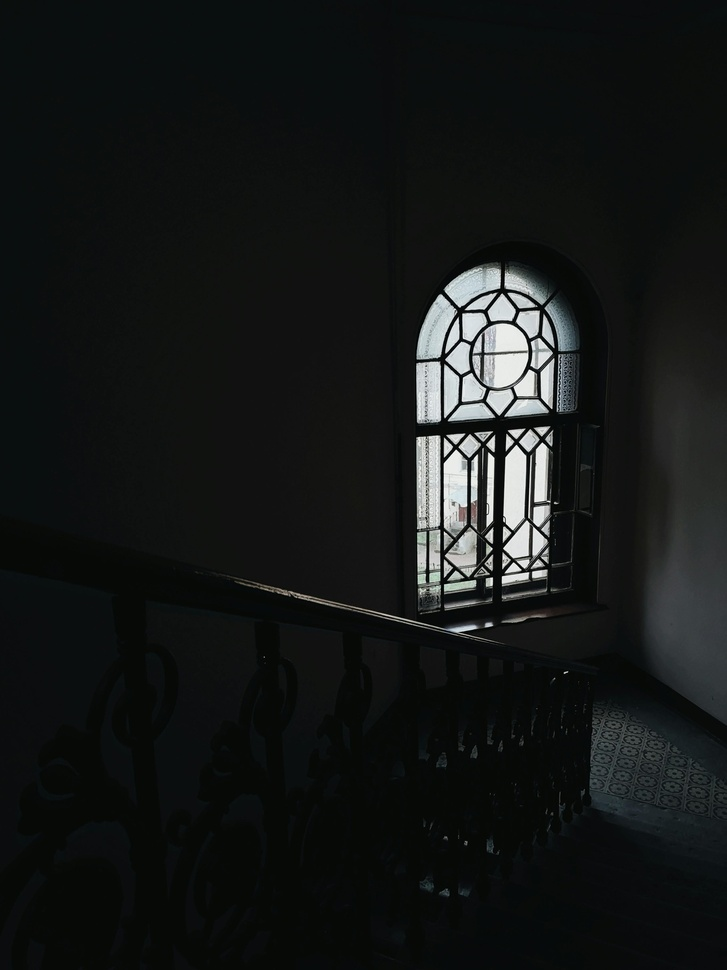
#> input picture low_light_icd_comparison_notebook/images/input/pexels-octoptimist-3185041.jpg, 727 x 970 px, shrunk from 2736 x 3648 before the run; its folder holds only this picture in this run
$ jupyter execute low_light_icd_comparison_notebook.ipynb   (shell and % lines are left out)
#> lines starting #> are read from the running program, lines starting #| are printed output that depends on the picture; after the words box and inside, x2 and y2 are one past the last pixel; in counts of white or black regions, pixels touching at a corner belong together
# 暗い画像をただ明るくしない: ICDで色とノイズの扱いはどう変わるのか試す

この notebook は、技術ブログ記事「暗い画像をただ明るくしない: ICDで色とノイズの扱いはどう変わるのか試す」の再現用コードです。

低照度画像補正を、単に暗いRGB画像を明るいRGB画像へ写す処理としてだけ見ず、**Intensity（明るさの包絡）** と **Chromaticity（RGBチャンネル間の比率）** に分けると何が見えるのかを確認します。

比較する方法は次の5つです。

| 方法 | 役割 | この notebook での位置づけ |
|---|---|---|
| `input` | 元画像 | 低照度画像の例 |
| `gamma` | ガンマ補正 + gain | 画像全体を素直に明るくするベースライン |
| `clahe` | LabのLチャンネルにCLAHE | 局所コントラストを上げる古典的手法 |
| `retinex` | 簡易Multi-Scale Retinex | 照明成分を補正する古典的発想の例 |
| `icd_inspired` | Intensity/Chromaticity分解の簡易実装 | ICD論文の考え方を可視化する説明用 |
| `official_icd` | 公式ICDNet推論 | 学習済みモデルを使った任意比較 |

> `icd_inspired` は論文モデルの再実装ではありません。
> `Intensity = max(R, G, B)` と `Chromaticity = log(RGB / Intensity)` という分解の直感を、記事中で説明しやすくするための簡易実装です。論文モデルそのものの結果は、後半の「公式 ICDNet を実行する」セルで扱います。

## 参考リンク

- 論文: [Rethinking Low-Light Image Enhancement: A Log-Domain Intensity--Chromaticity Decoupling Perspective](https://arxiv.org/abs/2605.02627)
  2026-05-04公開の arXiv:2605.02627v1 を参照しました。低照度画像補正を直接のRGB-to-RGB変換としてではなく、log-domain の intensity と chromaticity に分けて扱う論文です。
- 公式実装: [mubaisam/ICD](https://github.com/mubaisam/ICD)
  READMEでは `test.py` による直接推論、`eval.py` によるPSNR/SSIM/LPIPS評価、checkpoint指定などが説明されています。
- 使用画像: [Pexels Photo 3185041](https://www.pexels.com/photo/black-metal-window-frame-3185041/)
  暗い階段室と明るい窓が同時に写っており、暗部補正、白飛び、色の安定性を比較しやすい画像です。写真作者は Ekaterina Astakhova です。
- ライセンス: [Pexels License](https://www.pexels.com/license/)
  Pexelsの利用条件を確認し、公開時には画像の出典とライセンスURLを併記します。

## 0. 画像の準備

入力画像は `images/input/` に置きます。この notebook では、次の画像を使用しています。

- 入力画像: `images/input/pexels-octoptimist-3185041.jpg`
- 出典: [Pexels Photo 3185041](https://www.pexels.com/photo/black-metal-window-frame-3185041/)
- Photographer: Ekaterina Astakhova
- License: [Pexels License](https://www.pexels.com/license/)

この画像は、暗い階段室の中に明るい窓があるため、次の観点を見比べやすいです。

```text
暗部をどこまで持ち上げられるか
窓や明るい壁を白飛びさせないか
手すりや壁の色が不自然にならないか
暗部のノイズや色ムラが目立たないか
```

別の画像で試す場合は、同じディレクトリに `.jpg` / `.png` / `.webp` などを追加してください。

[cell 1]
# 必要ライブラリ

[cell 2]
import sys
import subprocess
from pathlib import Path

import os
import shutil
import math
import numpy as np
import cv2
from PIL import Image
import matplotlib.pyplot as plt
from tqdm.auto import tqdm

INPUT_DIR = Path("images/input")
OUT_DIR = Path("images/output")
GRID_DIR = Path("images/grids")
CROP_DIR = Path("images/crops")

for d in [INPUT_DIR, OUT_DIR, GRID_DIR, CROP_DIR]:
    d.mkdir(parents=True, exist_ok=True)

image_exts = {".jpg", ".jpeg", ".png", ".bmp", ".webp"}
image_paths = sorted([p for p in INPUT_DIR.iterdir() if p.suffix.lower() in image_exts])

print(f"Found {len(image_paths)} images in {INPUT_DIR.resolve()}")
for p in image_paths:
    print("-", p)

[cell 3]
def read_rgb(path: Path) -> np.ndarray:
    img = Image.open(path).convert("RGB")
#> img is the input picture: PIL image 727x970 RGB; mean R, G, B 21.7, 24.1, 23.4
    arr = np.asarray(img).astype(np.float32) / 255.0
    return arr

def save_rgb(path: Path, img: np.ndarray):
    path.parent.mkdir(parents=True, exist_ok=True)
    img = np.clip(img, 0, 1)
    Image.fromarray((img * 255 + 0.5).astype(np.uint8)).save(path)

# [7 lines left out: function show_img, not called in this run]

def rgb_to_uint8(img):
    return (np.clip(img, 0, 1) * 255 + 0.5).astype(np.uint8)

def luminance(img):
    # Rec.709 luma
    return 0.2126 * img[..., 0] + 0.7152 * img[..., 1] + 0.0722 * img[..., 2]

def percentile_stretch(img, low=1, high=99):
    out = np.empty_like(img)
    if img.ndim == 2:
        lo, hi = np.percentile(img, [low, high])
        out = (img - lo) / (hi - lo + 1e-8)
        return np.clip(out, 0, 1)
    for c in range(img.shape[-1]):
        lo, hi = np.percentile(img[..., c], [low, high])
        out[..., c] = (img[..., c] - lo) / (hi - lo + 1e-8)
    return np.clip(out, 0, 1)

## 1. 比較手法の実装

ここでは、記事で並べて見せるための補正処理を実装します。

古典的な補正方法は、処理内容が分かりやすい一方で、暗部を持ち上げるほどノイズ、色ズレ、白飛びも目立ちやすくなります。ICDの発想を理解するために、まずはこの「ただ明るくすることの難しさ」が見える比較対象を用意します。

### 1.1 Gamma / Exposure 補正

ガンマ補正と gain で、画像全体を素直に明るくするベースラインです。

暗部は見えやすくなりますが、明るい窓や壁も同時に持ち上がるため、白飛びや灰色っぽさが出やすくなります。低照度補正を「とりあえず明るくする」と考えた場合の代表例として使います。

[cell 4]
def gamma_exposure(img, gamma=0.55, gain=1.15):
    # gamma < 1 で暗部を持ち上げる
    out = np.power(np.clip(img, 0, 1), gamma) * gain
    return np.clip(out, 0, 1)

### 1.2 CLAHE

CLAHE（Contrast Limited Adaptive Histogram Equalization）は、局所的なヒストグラム補正でコントラストを上げる方法です。

ここではRGBを直接いじらず、Lab色空間の `L` チャンネルだけにCLAHEを適用します。色チャンネルへの影響を抑えながら局所コントラストを上げるためです。

今回の設定では、画像全体を大きく明るくするというより、暗さを残したまま局所的な差を少し強める結果になります。強くかけると質感が人工的になりやすいので、比較用として控えめな設定にしています。

[cell 5]
def clahe_lab(img, clip_limit=2.0, tile_grid_size=(8, 8)):
    img8 = rgb_to_uint8(img)
    lab = cv2.cvtColor(img8, cv2.COLOR_RGB2LAB)
    l, a, b = cv2.split(lab)
    clahe = cv2.createCLAHE(clipLimit=clip_limit, tileGridSize=tile_grid_size)
    l2 = clahe.apply(l)
    lab2 = cv2.merge([l2, a, b])
    out = cv2.cvtColor(lab2, cv2.COLOR_LAB2RGB).astype(np.float32) / 255.0
    return np.clip(out, 0, 1)

### 1.3 Multi-Scale Retinex

Retinexは、画像を照明成分と反射率成分に分けて考える古典的な発想です。

この notebook では、複数スケールのガウシアンぼかしを使った簡易的な Multi-Scale Retinex を実装します。厳密な論文再現やチューニング済み実装ではなく、記事中で「照明を補正する古典的な考え方」と比較するための実装です。

Retinexは暗部を強く見えるようにしやすい一方で、設定によっては全体が白っぽくなったり、局所的な色の違和感が出たりします。この notebook では、そのトレードオフを見るために入れています。

[cell 6]
def multi_scale_retinex(img, sigmas=(15, 80, 250), low=1, high=99):
    eps = 1e-6
    img = np.clip(img, eps, 1.0)
    retinex = np.zeros_like(img)
    for sigma in sigmas:
        blur = cv2.GaussianBlur(img, (0, 0), sigmaX=sigma, sigmaY=sigma)
        retinex += np.log(img + eps) - np.log(blur + eps)
    retinex /= len(sigmas)

    # チャンネルごとに見やすい範囲へ正規化
    out = percentile_stretch(retinex, low=low, high=high)
    return np.clip(out, 0, 1)

### 1.4 ICD発想の簡易実装

ここで実装する `icd_inspired_enhance` は、ICDNetそのものではありません。論文の中心にある「RGBをそのまま補正するのではなく、明るさと色比率を分ける」という考え方を可視化するための説明用コードです。

処理の流れは次の通りです。

```text
1. Intensity = max(R, G, B) として明るさの包絡を作る
2. Chromaticity = log(RGB / Intensity) としてチャンネル比率を作る
3. Intensity をガンマ補正で持ち上げる
4. 暗すぎる場所では Chromaticity を信用しすぎないよう gate で弱める
5. RGB = Intensity * exp(Chromaticity) で戻す
```

暗部のRGB値は信号が弱く、色比率そのものもノイズの影響を受けやすくなります。そのため、この簡易実装では暗部の chromaticity を弱め、色ノイズの増幅を抑える方向にしています。

ただし、その分だけ暗部の色や明るさは保守的になり、黒く残りやすくなります。これは公式ICDNetの性能を示すものではなく、あくまで分解発想を理解するための小さな実験です。

[cell 7]
def icd_inspired_enhance(
    img,
    gamma=0.50,
    gain=1.10,
    dark_threshold=0.16,
    gate_sharpness=28.0,
    min_chroma_strength=0.35,
    stretch_intensity=True,
):
    eps = 1e-6
    img = np.clip(img, 0, 1)

    # 1. intensity envelope
    I = np.max(img, axis=-1, keepdims=True)
    I_safe = np.maximum(I, eps)

    # 2. log-domain chromaticity
    C = np.log((img + eps) / I_safe)

    # zero-anchor: 最大チャンネルが 0 になるように補正
    C = C - np.max(C, axis=-1, keepdims=True)
    C = np.minimum(C, 0.0)

    # 3. intensity recovery
    I2 = np.power(np.clip(I, 0, 1), gamma) * gain
    if stretch_intensity:
        I2 = percentile_stretch(I2.squeeze(-1), low=0.5, high=99.5)[..., None]
    I2 = np.clip(I2, 0, 1)

    # 4. chromaticity confidence gate
    # 明るいところ: gate ≒ 1 → 色比率を保つ
    # 暗すぎるところ: gate ≒ 0 → 色比率を弱める
    gate = 1.0 / (1.0 + np.exp(-gate_sharpness * (I - dark_threshold)))
    chroma_strength = min_chroma_strength + (1.0 - min_chroma_strength) * gate
    C2 = C * chroma_strength

    # 再度 feasible domain へ
    C2 = C2 - np.max(C2, axis=-1, keepdims=True)
    C2 = np.minimum(C2, 0.0)

    # 5. constrained reconstruction
    out = I2 * np.exp(C2)
    return np.clip(out, 0, 1)

def visualize_icd_components(img):
    eps = 1e-6
    I = np.max(img, axis=-1)
    C = np.log((img + eps) / np.maximum(I[..., None], eps))
    C = C - np.max(C, axis=-1, keepdims=True)
    C_vis = percentile_stretch(C, 1, 99)
    return I, C_vis

## 2. 画像を一括処理して比較グリッドを作る

`images/input/` 内の画像に対して、`input` / `gamma` / `clahe` / `retinex` / `icd_inspired` をまとめて適用します。

出力先は次の通りです。

| 出力 | 保存先 |
|---|---|
| 各手法の個別画像 | `images/output/{method}/` |
| 比較グリッド | `images/grids/{image_stem}_grid.png` |

記事の「結果1: 画像全体での比較」には、ここで生成されるグリッドを使います。

[cell 8]
methods = {
    "input": lambda x: x,
    "gamma": lambda x: gamma_exposure(x, gamma=0.55, gain=1.15),
    "clahe": lambda x: clahe_lab(x, clip_limit=2.0, tile_grid_size=(8, 8)),
    "retinex": lambda x: multi_scale_retinex(x, sigmas=(15, 80, 250)),
    "icd_inspired": lambda x: icd_inspired_enhance(
        x,
        gamma=0.50,
        gain=1.10,
        dark_threshold=0.16,
        gate_sharpness=28.0,
        min_chroma_strength=0.35,
    ),
}

def make_grid(images, titles, cols=None, figsize_per_img=4):
    n = len(images)
    cols = cols or n
    rows = math.ceil(n / cols)
    plt.figure(figsize=(figsize_per_img * cols, figsize_per_img * rows))
    for i, (img, title) in enumerate(zip(images, titles), start=1):
        plt.subplot(rows, cols, i)
        plt.imshow(np.clip(img, 0, 1))
        plt.axis("off")
        plt.title(title)
    plt.tight_layout()
    return plt.gcf()

all_results = {}

for path in tqdm(image_paths):
    img = read_rgb(path)
    results = {}
    for name, fn in methods.items():
        out = fn(img)
        results[name] = out
        save_rgb(OUT_DIR / name / path.name, out)
#> this loop made 5 passes
#> after the loop, results = 5 items

    all_results[path.name] = results

    fig = make_grid(
        [results[name] for name in methods.keys()],
        list(methods.keys()),
        cols=len(methods),
        figsize_per_img=3.2
    )
#> in make_grid, `n = len(images)`: n = 5
#> in make_grid, `rows = math.ceil(n / cols)`: rows = 1
#> the loop in make_grid, `for i, (img, title) in enumerate(zip(images, titles), start=1):` made 5 passes
#> title on passes 1 to 5: 'input', 'gamma', 'clahe', 'retinex', 'icd_inspired'
    grid_path = GRID_DIR / f"{path.stem}_grid.png"
    fig.savefig(grid_path, dpi=160, bbox_inches="tight")
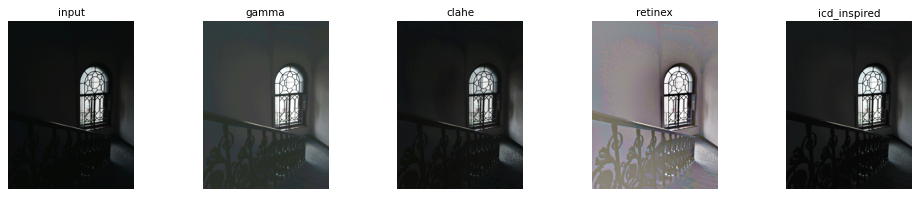
#> figure drawn by matplotlib, 5 panels
    plt.show()
    plt.close(fig)

print("Saved outputs to:", OUT_DIR.resolve())
print("Saved grids to:", GRID_DIR.resolve())

## 3. ノイズ・明るさ・色の簡易指標を見る

今回は正解画像がないため、PSNRやSSIMのような full-reference 指標は計算しません。

代わりに、画像を観察するための補助指標を出します。

| 指標 | 見ているもの | 注意点 |
|---|---|---|
| `mean_luma` | 平均輝度 | 明るさの目安。高いほど良いとは限りません |
| `std_luma` | 輝度のばらつき | コントラストの目安ですが、ノイズも含みます |
| `dark_10pct_luma_std` | 暗い10%領域の輝度標準偏差 | 暗部のばらつきの代理指標。ノイズそのものの厳密な測定ではありません |
| `mean_saturation` | 彩度平均 | 色の強さの目安。自然さとは別です |
| `clip_white_ratio` | 白飛びに近い画素の比率 | 窓やライトが飛んでいないかを見る補助 |
| `clip_black_ratio` | 黒つぶれに近い画素の比率 | 暗部が残りすぎていないかを見る補助 |

結果は `images/output/comparison_stats.csv` に保存します。これらの数値は絶対評価ではなく、図を見るための補助として扱います。

[cell 9]
def simple_stats(img):
    img = np.clip(img, 0, 1)
    y = luminance(img)
    hsv = cv2.cvtColor(rgb_to_uint8(img), cv2.COLOR_RGB2HSV).astype(np.float32)
    sat = hsv[..., 1] / 255.0

    dark_mask = y < np.percentile(y, 10)
    dark_std = float(y[dark_mask].std()) if np.any(dark_mask) else 0.0

    return {
        "mean_luma": float(y.mean()),
        "std_luma": float(y.std()),
        "dark_10pct_luma_std": dark_std,
        "mean_saturation": float(sat.mean()),
        "clip_white_ratio": float((img >= 0.985).any(axis=-1).mean()),
        "clip_black_ratio": float((img <= 0.015).all(axis=-1).mean()),
    }

import pandas as pd

rows = []
for img_name, results in all_results.items():
    for method, img in results.items():
        row = {"image": img_name, "method": method}
        row.update(simple_stats(img))
        rows.append(row)
#> this loop made 1 pass
#> img_name on pass 1: 'pexels-octoptimist-3185041.jpg'
#> pass 1, in simple_stats, `hsv = cv2.cvtColor(rgb_to_uint8(img), cv2.COLOR_RGB2HSV).astype(np.flo..`:
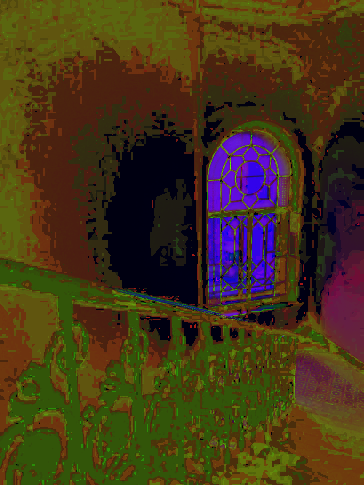
#> hsv: shape (970, 727, 3) float32 (shown at 1/2 size); mean of channels 0, 1, 2 68.8, 53.3, 24.6; drawn as R, G, B
#> pass 1, in simple_stats, `sat = hsv[..., 1] / 255.0`:
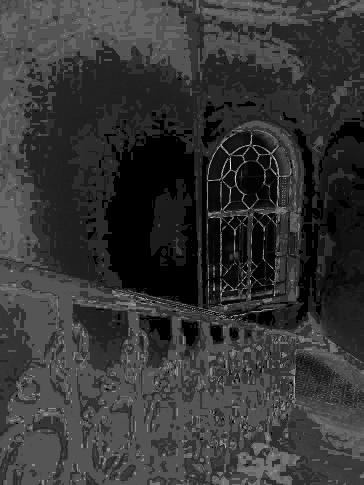
#> sat: shape (970, 727) float32 (shown at 1/2 size); min 0, max 1, mean 0.209
#> pass 1, in simple_stats, `dark_mask = y < np.percentile(y, 10)`:
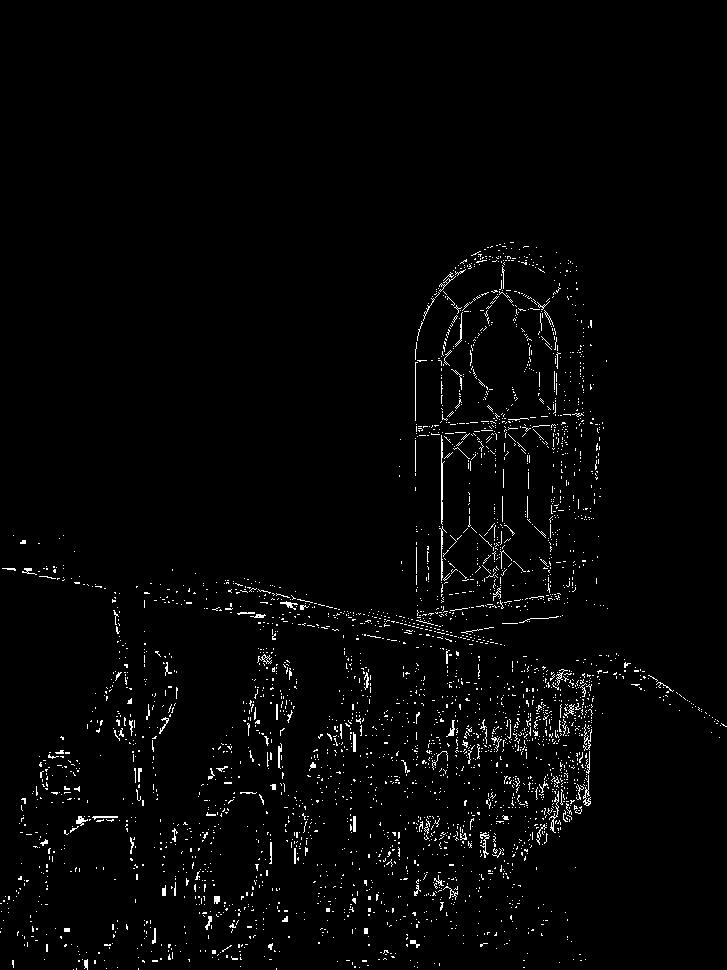
#> dark_mask: shape (970, 727) bool; 2% white in thin lines or dots, all inside (x1, y1, x2, y2) = (0, 242, 727, 970)
#> after the loop:
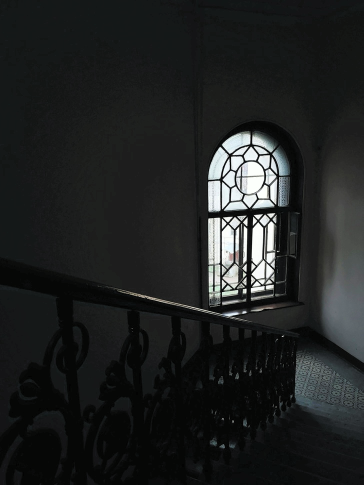
#> img: shape (970, 727, 3) float32 (shown at 1/2 size); mean R, G, B 0.13, 0.138, 0.136
#> after the loop, rows = 5 items

df = pd.DataFrame(rows)
#> df = table of 5 rows and 8 columns
display(df)

csv_path = OUT_DIR / "comparison_stats.csv"
df.to_csv(csv_path, index=False)
print("Saved:", csv_path)

## 4. crop比較を作る

全体画像だけでは、暗部の持ち上がり方や色ムラの違いが分かりにくいことがあります。

ここでは同じ領域を切り出し、手法ごとの crop グリッドを作ります。記事の「結果2: 暗い部分を拡大して比べる」に使う図です。

出力先は次の通りです。

```text
images/crops/{image_stem}_crop_grid.png
```

暗部や窓周辺など、記事で注目したい場所がある場合は `CROP_BOXES` を画像ごとに指定してください。

```python
CROP_BOXES = {
    "pexels-octoptimist-3185041.jpg": (x, y, w, h),
}
```

未指定の場合は中央付近を自動で切り出します。

[cell 10]
# 必要に応じて画像ごとに調整してください
# 未指定の画像は中央付近を自動で crop します。
CROP_BOXES = {
    # "room.jpg": (100, 100, 240, 180),
    # "neon.jpg": (200, 150, 240, 180),
}

def default_crop_box(img, frac=0.35):
    h, w = img.shape[:2]
    cw, ch = int(w * frac), int(h * frac)
    x = (w - cw) // 2
    y = (h - ch) // 2
    return x, y, cw, ch

def crop_img(img, box):
    x, y, w, h = box
    return img[y:y+h, x:x+w]

for img_name, results in all_results.items():
    base = results["input"]
    box = CROP_BOXES.get(img_name, default_crop_box(base))
    crops = [crop_img(results[name], box) for name in methods.keys()]

    fig = make_grid(crops, list(methods.keys()), cols=len(methods), figsize_per_img=3.0)
    crop_path = CROP_DIR / f"{Path(img_name).stem}_crop_grid.png"
    fig.savefig(crop_path, dpi=180, bbox_inches="tight")
    plt.show()
    plt.close(fig)
#> this loop made 1 pass
#> (img_name, cw in default_crop_box, ch in default_crop_box, box) on pass 1: ('pexels-octoptimist-3185041.jpg', 254, 339, (236, 315, 254, 339))

print("Saved crop grids to:", CROP_DIR.resolve())

## 5. Intensity / Chromaticity を可視化する

ICDの考え方を説明するために、元画像を Intensity と Chromaticity に分けて可視化します。

この notebook では次のように計算します。

```text
Intensity = max(R, G, B)
Chromaticity = log(RGB / Intensity)
```

`Intensity` は、その画素がどれくらい明るいかを表す包絡です。明るい窓や壁は高く、暗い壁や階段は低くなります。

`Chromaticity` は、RGBの絶対値ではなくチャンネル間の相対比率です。ここで保存する `chromaticity visualization` は、人間が自然な色として見るための画像ではありません。画像内で色比率がどのように変わっているかを見るために、表示用に正規化した図です。

出力先は次の通りです。

| 出力 | 保存先 |
|---|---|
| Intensity画像 | `images/icd_components/{image_stem}_intensity.png` |
| Chromaticity可視化 | `images/icd_components/{image_stem}_chromaticity_vis.png` |
| 3枚並びの説明図 | `images/icd_components/{image_stem}_components.png` |

[cell 11]
ICD_COMPONENT_DIR = Path("images/icd_components")
ICD_COMPONENT_DIR.mkdir(parents=True, exist_ok=True)

for path in image_paths:
    img = read_rgb(path)
    I, C_vis = visualize_icd_components(img)
#> in visualize_icd_components, `C = np.log((img + eps) / np.maximum(I[..., None], eps))`:
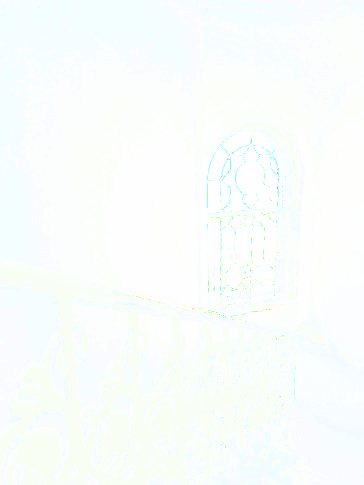
#> C: shape (970, 727, 3) float32 (shown at 1/2 size); mean R, G, B -0.228, -0.0296, -0.106; drawn with min black and max white
#> call 3 of percentile_stretch, with low = 1, high = 99
#> the loop in percentile_stretch (call 3), `for c in range(img.shape[-1]):` made 3 passes
#> lo on passes 1 to 3: -0.606, -0.201, -0.452
#> in percentile_stretch (call 3), `return np.clip(out, 0, 1)`:
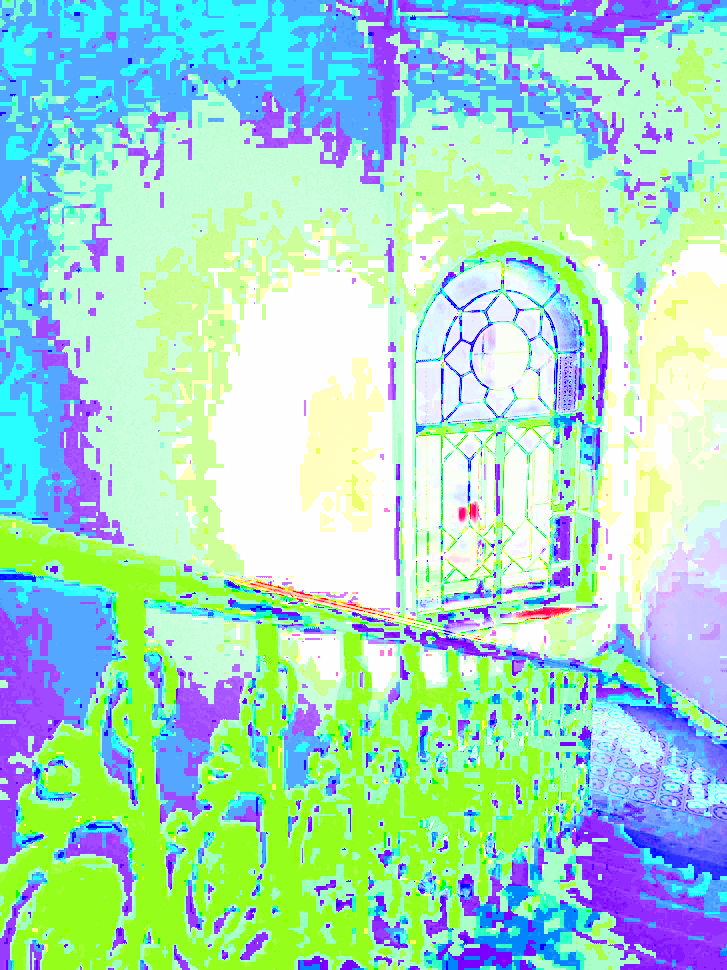
#> returned value: shape (970, 727, 3) float32; mean of channels 0, 1, 2 0.65, 0.858, 0.784; drawn as R, G, B

    save_rgb(ICD_COMPONENT_DIR / f"{path.stem}_intensity.png", np.stack([I, I, I], axis=-1))
    save_rgb(ICD_COMPONENT_DIR / f"{path.stem}_chromaticity_vis.png", C_vis)

    fig = make_grid(
        [img, np.stack([I, I, I], axis=-1), C_vis],
        ["input", "intensity=max(R,G,B)", "chromaticity visualization"],
        cols=3,
        figsize_per_img=4
    )
    fig.savefig(ICD_COMPONENT_DIR / f"{path.stem}_components.png", dpi=160, bbox_inches="tight")
    plt.show()
    plt.close(fig)
